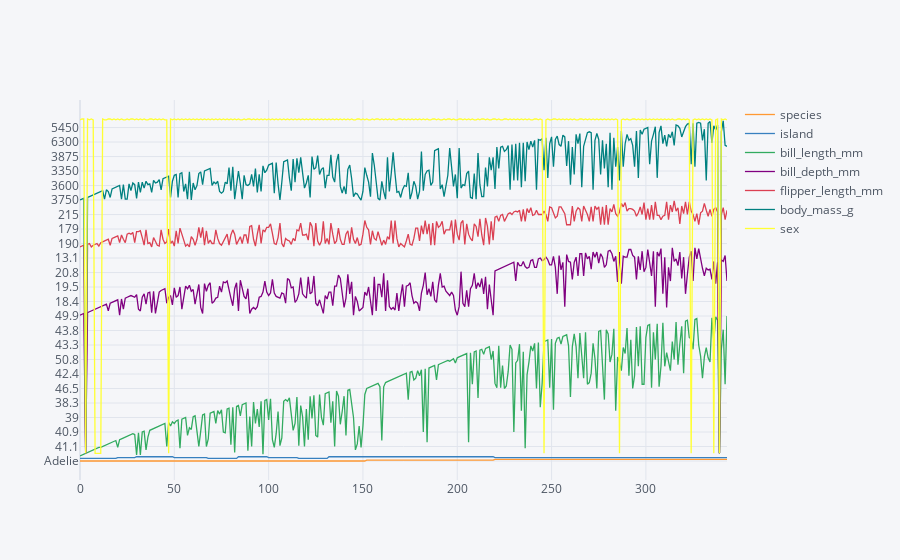

The code cell stored with this chart in its notebook:
### Code cell
penguins.iplot()

### Figure 1 — Plotly figure (JSON) as saved in the notebook; plotly's stock layout.template omitted (floating-point values rounded to 4 significant figures; data arrays with more than 128 entries replaced by an {"elided": "..."} marker saying what was removed)
{"data": [{"line": {"color": "rgba(255, 153, 51, 1.0)", "dash": "solid", "shape": "linear", "width": 1.3}, "mode": "lines", "name": "species", "text": "", "type": "scatter", "x": {"elided": "344 int values"}, "y": {"elided": "344 str values"}}, {"line": {"color": "rgba(55, 128, 191, 1.0)", "dash": "solid", "shape": "linear", "width": 1.3}, "mode": "lines", "name": "island", "text": "", "type": "scatter", "x": {"elided": "344 int values"}, "y": {"elided": "344 str values"}}, {"line": {"color": "rgba(50, 171, 96, 1.0)", "dash": "solid", "shape": "linear", "width": 1.3}, "mode": "lines", "name": "bill_length_mm", "text": "", "type": "scatter", "x": {"elided": "344 int values"}, "y": {"elided": "344 mixed values"}}, {"line": {"color": "rgba(128, 0, 128, 1.0)", "dash": "solid", "shape": "linear", "width": 1.3}, "mode": "lines", "name": "bill_depth_mm", "text": "", "type": "scatter", "x": {"elided": "344 int values"}, "y": {"elided": "344 mixed values"}}, {"line": {"color": "rgba(219, 64, 82, 1.0)", "dash": "solid", "shape": "linear", "width": 1.3}, "mode": "lines", "name": "flipper_length_mm", "text": "", "type": "scatter", "x": {"elided": "344 int values"}, "y": {"elided": "344 mixed values"}}, {"line": {"color": "rgba(0, 128, 128, 1.0)", "dash": "solid", "shape": "linear", "width": 1.3}, "mode": "lines", "name": "body_mass_g", "text": "", "type": "scatter", "x": {"elided": "344 int values"}, "y": {"elided": "344 mixed values"}}, {"line": {"color": "rgba(255, 255, 51, 1.0)", "dash": "solid", "shape": "linear", "width": 1.3}, "mode": "lines", "name": "sex", "text": "", "type": "scatter", "visible": true, "x": {"elided": "344 int values"}, "y": {"elided": "344 str values"}}], "layout": {"autosize": true, "legend": {"bgcolor": "#F5F6F9", "font": {"color": "#4D5663"}}, "paper_bgcolor": "#F5F6F9", "plot_bgcolor": "#F5F6F9", "title": {"font": {"color": "#4D5663"}}, "xaxis": {"autorange": true, "gridcolor": "#E1E5ED", "range": [0, 343], "showgrid": true, "tickfont": {"color": "#4D5663"}, "title": {"font": {"color": "#4D5663"}, "text": ""}, "type": "linear", "zerolinecolor": "#E1E5ED"}, "yaxis": {"autorange": true, "gridcolor": "#E1E5ED", "range": [-22.28, 423.3], "showgrid": true, "tickfont": {"color": "#4D5663"}, "title": {"font": {"color": "#4D5663"}, "text": ""}, "type": "category", "zerolinecolor": "#E1E5ED"}}}
